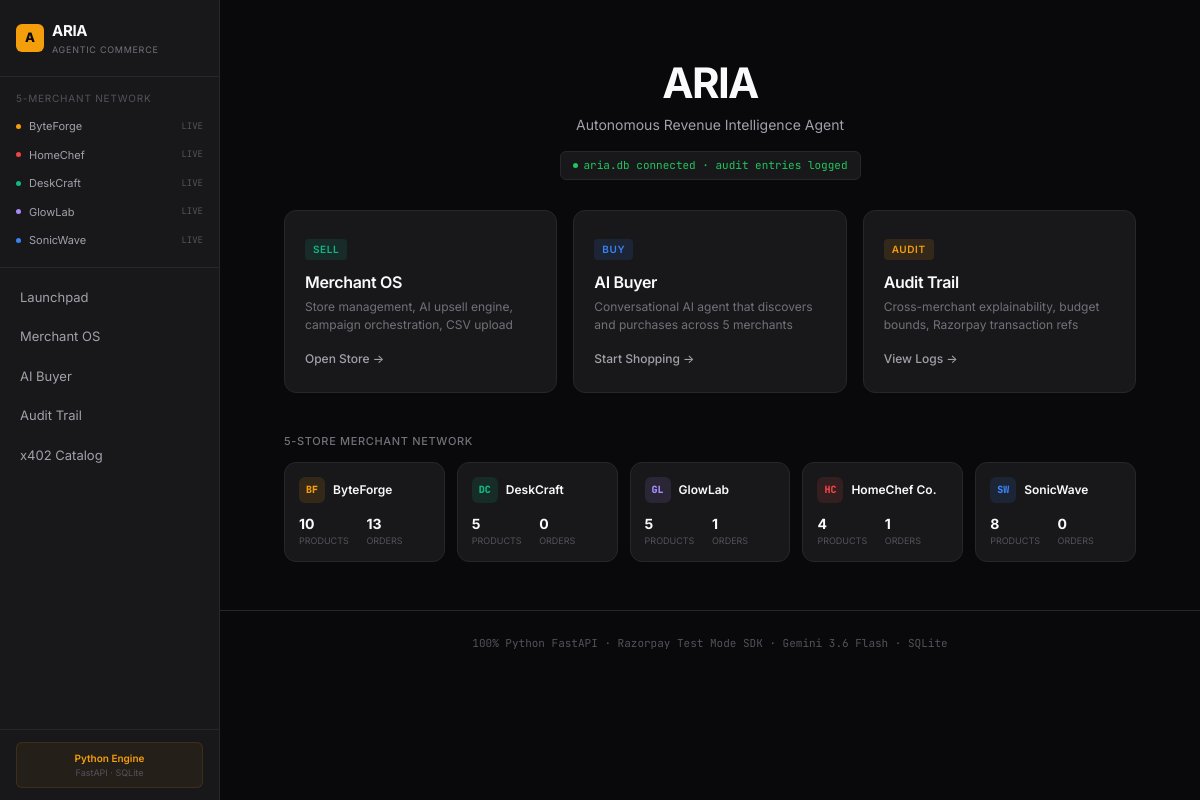
Before: / with the older database file.
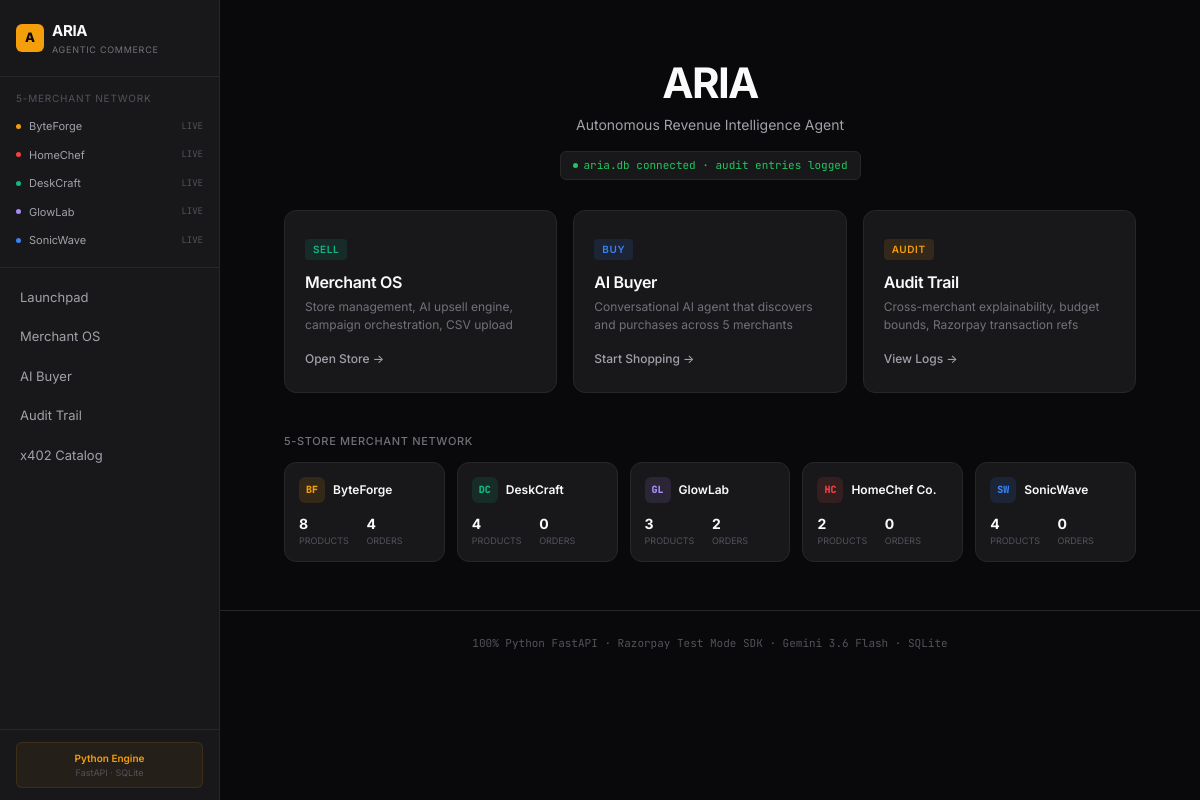
After: the same page with the newer database file.
### tables this page shows
CREATE TABLE merchants (
      id TEXT PRIMARY KEY,
      name TEXT NOT NULL,
      slug TEXT NOT NULL UNIQUE,
      category TEXT NOT NULL,
      tagline TEXT NOT NULL,
      logo TEXT NOT NULL DEFAULT '',
      color TEXT NOT NULL DEFAULT '#71717a',
      created_at TEXT NOT NULL DEFAULT (datetime('now'))
    );

### main.py (the view)
@app.get("/", response_class=HTMLResponse)
def page_launchpad(request: Request):
    merchants = get_merchants()
    enriched = []
    for m in merchants:
        orders = get_orders_by_merchant(m["id"])
        products = get_products(m["id"])
        m_copy = dict(m)
        m_copy["stats"] = {
            "productCount": len(products),
            "totalOrders": len(orders),
        }
        enriched.append(m_copy)
    audit_stats = get_audit_stats()
    return templates.TemplateResponse("index.html", {
        "request": request,
        "merchants": enriched,
        "auditStats": audit_stats
    })

### templates/index.html (shortened to what this page needs)
{% extends "base.html" %}
{% block content %}
<header style="text-align: center; padding: 60px 24px 30px;">
  <h1 style="font-size: 42px; font-weight: 700; letter-spacing: -0.04em; line-height: 1.1; color: var(--zinc-50);">
    ARIA
  </h1>
  <p style="font-size: 14px; color: var(--zinc-400); margin-top: 8px; max-width: 480px; margin: 8px auto 0;">
    Autonomous Revenue Intelligence Agent
  </p>
  <div
    style="display: inline-flex; align-items: center; gap: 6px; margin-top: 16px; padding: 5px 12px; border-radius: 6px; font-size: 11px; font-family: var(--font-mono); background: var(--zinc-900); border: 1px solid var(--zinc-800); color: var(--status-success);">
    <span style="width: 5px; height: 5px; border-radius: 50%; background: var(--status-success);"></span>
    aria.db connected &middot; {{ audit_total }} audit entries logged
  </div>
</header>
<section style="max-width: 900px; margin: 0 auto; padding: 0 24px 40px;">
  <div style="display: grid; grid-template-columns: repeat(3, 1fr); gap: 16px;">
    <a href="/merchant" class="card"
      style="padding: 24px 20px; text-decoration: none; display: block; transition: all 200ms ease;">
      <div
        style="display: inline-block; padding: 3px 8px; border-radius: 4px; font-size: 10px; font-weight: 600; letter-spacing: 0.06em; background: rgba(16,185,129,0.12); color: #10b981; margin-bottom: 12px;">
        SELL</div>
      <h3 style="font-size: 16px; font-weight: 600; color: var(--zinc-50); margin-bottom: 6px;">Merchant OS</h3>
      <p style="font-size: 12px; color: var(--zinc-500); line-height: 1.5;">Store management, AI upsell engine, campaign
        orchestration, CSV upload</p>
      <div style="margin-top: 16px; font-size: 12px; font-weight: 500; color: var(--zinc-400);">Open Store &rarr;</div>
    </a>
    <a href="/buyer" class="card"
      style="padding: 24px 20px; text-decoration: none; display: block; transition: all 200ms ease;">
      <div
        style="display: inline-block; padding: 3px 8px; border-radius: 4px; font-size: 10px; font-weight: 600; letter-spacing: 0.06em; background: rgba(59,130,246,0.12); color: #3b82f6; margin-bottom: 12px;">
        BUY</div>
      <h3 style="font-size: 16px; font-weight: 600; color: var(--zinc-50); margin-bottom: 6px;">AI Buyer</h3>
      <p style="font-size: 12px; color: var(--zinc-500); line-height: 1.5;">Conversational AI agent that discovers and
        purchases across 5 merchants</p>
      <div style="margin-top: 16px; font-size: 12px; font-weight: 500; color: var(--zinc-400);">Start Shopping &rarr;
      </div>
    </a>
    <a href="/audit" class="card"
      style="padding: 24px 20px; text-decoration: none; display: block; transition: all 200ms ease;">
      <div
        style="display: inline-block; padding: 3px 8px; border-radius: 4px; font-size: 10px; font-weight: 600; letter-spacing: 0.06em; background: rgba(245,158,11,0.12); color: #f59e0b; margin-bottom: 12px;">
        AUDIT</div>
      <h3 style="font-size: 16px; font-weight: 600; color: var(--zinc-50); margin-bottom: 6px;">Audit Trail</h3>
      <p style="font-size: 12px; color: var(--zinc-500); line-height: 1.5;">Cross-merchant explainability, budget
        bounds, Razorpay transaction refs</p>
      <div style="margin-top: 16px; font-size: 12px; font-weight: 500; color: var(--zinc-400);">View Logs &rarr;</div>
    </a>
  </div>
</section>
<section style="max-width: 900px; margin: 0 auto; padding: 0 24px 48px;">
  <div
    style="font-size: 11px; font-weight: 500; color: var(--zinc-500); letter-spacing: 0.06em; text-transform: uppercase; margin-bottom: 12px;">
    5-Store Merchant Network
  </div>
  <div style="display: grid; grid-template-columns: repeat(5, 1fr); gap: 12px;">
    {% for m in merchants %}
    <div class="card" style="padding: 14px;">
      <div class="flex items-center gap-2" style="margin-bottom: 10px;">
        <div
          style="width: 26px; height: 26px; border-radius: 6px; background: {{ m.color }}20; color: {{ m.color }}; display: flex; align-items: center; justify-content: center; font-size: 10px; font-weight: 800; font-family: var(--font-mono);">
          {{ m.logo }}
        </div>
        <div>
          <div style="font-size: 12px; font-weight: 600; color: var(--zinc-50);">{{ m.name }}</div>
        </div>
      </div>
      <div style="display: grid; grid-template-columns: 1fr 1fr; gap: 4px;">
        <div>
          <div style="font-size: 14px; font-weight: 700; color: var(--zinc-50);">{{ m.stats.productCount }}</div>
          <div style="font-size: 9px; color: var(--zinc-600); text-transform: uppercase;">Products</div>
        </div>
        <div>
          <div style="font-size: 14px; font-weight: 700; color: var(--zinc-50);">{{ m.stats.totalOrders }}</div>
          <div style="font-size: 9px; color: var(--zinc-600); text-transform: uppercase;">Orders</div>
        </div>
      </div>
    </div>
    {% endfor %}
  </div>
</section>
<footer
  style="text-align: center; padding: 24px; border-top: 1px solid var(--zinc-800); color: var(--zinc-600); font-size: 11px; font-family: var(--font-mono);">
  <span>100% Python FastAPI</span> &middot; <span>Razorpay Test Mode SDK</span> &middot; <span>Gemini 3.6 Flash</span>
  &middot; <span>SQLite</span>
</footer>
{% endblock %}

### templates/base.html (shortened to what this page needs)
<!DOCTYPE html>
<html lang="en">
<head>
  <link rel="stylesheet" href="/static/css/style.css">
</head>
<body>
  <div class="layout">
    <aside class="sidebar" style="width: 220px; min-width: 220px; height: 100vh; position: sticky; top: 0; background: var(--bg-surface); border-right: var(--border-default); display: flex; flex-direction: column;">
      <div style="padding: 20px 16px; border-bottom: 1px solid var(--zinc-800);">
        <div class="flex items-center gap-2">
          <div style="width: 28px; height: 28px; border-radius: 6px; background: var(--amber-500); display: flex; align-items: center; justify-content: center; font-size: 13px; font-weight: 800; color: var(--zinc-950);">
            A
          </div>
          <div>
            <div style="font-weight: 700; font-size: 15px; letter-spacing: -0.02em; color: var(--zinc-50);">
              ARIA
            </div>
            <div style="font-size: 9px; color: var(--zinc-500); letter-spacing: 0.08em; text-transform: uppercase;">
              Agentic Commerce
            </div>
          </div>
        </div>
      </div>
      <div style="padding: 14px 16px; border-bottom: 1px solid var(--zinc-800);">
        <div style="font-size: 10px; text-transform: uppercase; letter-spacing: 0.08em; color: var(--zinc-600); margin-bottom: 8px;">
          5-Merchant Network
        </div>
        <div class="flex flex-col gap-1">
          <div class="flex items-center justify-between" style="padding: 4px 0;">
            <div class="flex items-center gap-2">
              <span style="width: 5px; height: 5px; border-radius: 50%; background: #f59e0b; display: inline-block;"></span>
              <span style="font-size: 11px; color: var(--zinc-400);">ByteForge</span>
            </div>
            <span style="font-size: 9px; color: var(--zinc-600); font-family: var(--font-mono);">LIVE</span>
          </div>
          <div class="flex items-center justify-between" style="padding: 4px 0;">
            <div class="flex items-center gap-2">
              <span style="width: 5px; height: 5px; border-radius: 50%; background: #ef4444; display: inline-block;"></span>
              <span style="font-size: 11px; color: var(--zinc-400);">HomeChef</span>
            </div>
            <span style="font-size: 9px; color: var(--zinc-600); font-family: var(--font-mono);">LIVE</span>
          </div>
          <div class="flex items-center justify-between" style="padding: 4px 0;">
            <div class="flex items-center gap-2">
              <span style="width: 5px; height: 5px; border-radius: 50%; background: #10b981; display: inline-block;"></span>
              <span style="font-size: 11px; color: var(--zinc-400);">DeskCraft</span>
            </div>
            <span style="font-size: 9px; color: var(--zinc-600); font-family: var(--font-mono);">LIVE</span>
          </div>
          <div class="flex items-center justify-between" style="padding: 4px 0;">
            <div class="flex items-center gap-2">
              <span style="width: 5px; height: 5px; border-radius: 50%; background: #a78bfa; display: inline-block;"></span>
              <span style="font-size: 11px; color: var(--zinc-400);">GlowLab</span>
            </div>
            <span style="font-size: 9px; color: var(--zinc-600); font-family: var(--font-mono);">LIVE</span>
          </div>
          <div class="flex items-center justify-between" style="padding: 4px 0;">
            <div class="flex items-center gap-2">
              <span style="width: 5px; height: 5px; border-radius: 50%; background: #3b82f6; display: inline-block;"></span>
              <span style="font-size: 11px; color: var(--zinc-400);">SonicWave</span>
            </div>
            <span style="font-size: 9px; color: var(--zinc-600); font-family: var(--font-mono);">LIVE</span>
          </div>
        </div>
      </div>
      <nav style="padding: 12px 8px; flex: 1;">
        <div class="flex flex-col gap-1">
          <a href="/" style="display: block; padding: 8px 12px; border-radius: 6px; text-decoration: none; font-size: 13px; color: {% if active_page == 'launchpad' %}var(--zinc-50){% else %}var(--zinc-400){% endif %}; background: {% if active_page == 'launchpad' %}var(--zinc-800){% else %}transparent{% endif %}; font-weight: {% if active_page == 'launchpad' %}600{% else %}400{% endif %};">Launchpad</a>
          <a href="/merchant" style="display: block; padding: 8px 12px; border-radius: 6px; text-decoration: none; font-size: 13px; color: {% if active_page == 'merchant' %}var(--zinc-50){% else %}var(--zinc-400){% endif %}; background: {% if active_page == 'merchant' %}var(--zinc-800){% else %}transparent{% endif %}; font-weight: {% if active_page == 'merchant' %}600{% else %}400{% endif %};">Merchant OS</a>
          <a href="/buyer" style="display: block; padding: 8px 12px; border-radius: 6px; text-decoration: none; font-size: 13px; color: {% if active_page == 'buyer' %}var(--zinc-50){% else %}var(--zinc-400){% endif %}; background: {% if active_page == 'buyer' %}var(--zinc-800){% else %}transparent{% endif %}; font-weight: {% if active_page == 'buyer' %}600{% else %}400{% endif %};">AI Buyer</a>
          <a href="/audit" style="display: block; padding: 8px 12px; border-radius: 6px; text-decoration: none; font-size: 13px; color: {% if active_page == 'audit' %}var(--zinc-50){% else %}var(--zinc-400){% endif %}; background: {% if active_page == 'audit' %}var(--zinc-800){% else %}transparent{% endif %}; font-weight: {% if active_page == 'audit' %}600{% else %}400{% endif %};">Audit Trail</a>
          <a href="/catalog" style="display: block; padding: 8px 12px; border-radius: 6px; text-decoration: none; font-size: 13px; color: {% if active_page == 'catalog' %}var(--zinc-50){% else %}var(--zinc-400){% endif %}; background: {% if active_page == 'catalog' %}var(--zinc-800){% else %}transparent{% endif %}; font-weight: {% if active_page == 'catalog' %}600{% else %}400{% endif %};">x402 Catalog</a>
        </div>
      </nav>
      <div style="padding: 12px 16px; border-top: 1px solid var(--zinc-800);">
        <div style="padding: 8px 10px; border-radius: 6px; background: rgba(245,158,11,0.06); border: 1px solid rgba(245,158,11,0.12); text-align: center;">
          <div style="font-size: 10px; font-weight: 600; color: var(--amber-500);">Python Engine</div>
          <div style="font-size: 9px; color: var(--zinc-600);">FastAPI &middot; SQLite</div>
        </div>
      </div>
    </aside>
    <main class="main-content">
      {% block content %}{% endblock %}
    </main>
  </div>
</body>
</html>

### static/css/style.css (style rules this page uses)
:root { --zinc-950: #09090b; --zinc-900: #18181b; --zinc-800: #27272a; --zinc-700: #3f3f46; --zinc-600: #52525b; --zinc-500: #71717a; --zinc-400: #a1a1aa; --zinc-300: #d4d4d8; --zinc-200: #e4e4e7; --zinc-100: #f4f4f5; --zinc-50: #fafafa; --amber-500: #f59e0b; --amber-400: #fbbf24; --amber-600: #d97706; --bg-base: var(--zinc-950); --bg-surface: var(--zinc-900); --bg-elevated: #1c1c20; --bg-card: var(--zinc-900); --bg-card-hover: var(--zinc-800); --bg-input: #141416; --text-primary: var(--zinc-50); --text-secondary: var(--zinc-400); --text-muted: var(--zinc-600); --border-color: var(--zinc-800); --border-default: 1px solid var(--zinc-800); --border-subtle: 1px solid rgba(255,255,255,0.04); --status-success: #22c55e; --status-failed: #ef4444; --status-blocked: #eab308; --status-pending: #3b82f6; --status-info: var(--zinc-400); --font-sans: 'Inter', -apple-system, BlinkMacSystemFont, sans-serif; --font-mono: 'JetBrains Mono', 'Fira Code', monospace; --radius-sm: 6px; --radius-md: 8px; --radius-lg: 12px; --radius-full: 9999px; --transition-fast: 120ms ease; --transition-base: 200ms ease; }
*, *::before, *::after { box-sizing: border-box; margin: 0; padding: 0; }
html { -webkit-font-smoothing: antialiased; -moz-osx-font-smoothing: grayscale; }
body { font-family: var(--font-sans); background: var(--bg-base); color: var(--text-primary); line-height: 1.5; min-height: 100vh; }
h1, h2, h3, h4, h5, h6 { font-weight: 600; line-height: 1.3; letter-spacing: -0.02em; }
a { color: inherit; text-decoration: none; }
.layout { display: flex; min-height: 100vh; }
.sidebar { width: 220px; min-width: 220px; height: 100vh; position: sticky; top: 0; background: var(--bg-surface); border-right: var(--border-default); display: flex; flex-direction: column; overflow-y: auto; }
.main-content { flex: 1; min-height: 100vh; overflow-x: hidden; }
.card { background: var(--bg-card); border: var(--border-default); border-radius: var(--radius-lg); }
.flex { display: flex; }
.flex-col { flex-direction: column; }
.items-center { align-items: center; }
.justify-between { justify-content: space-between; }
.gap-1 { gap: 4px; }
.gap-2 { gap: 8px; }

Changed rows visible on the page:
changed merchants "ByteForge": stats.productCount "10" → "8"; stats.totalOrders "13" → "4"
changed merchants "DeskCraft": stats.productCount "5" → "4"
changed merchants "GlowLab": stats.productCount "5" → "3"; stats.totalOrders "1" → "2"
changed merchants "HomeChef Co.": stats.productCount "4" → "2"; stats.totalOrders "1" → "0"
changed merchants "SonicWave": stats.productCount "8" → "4"
